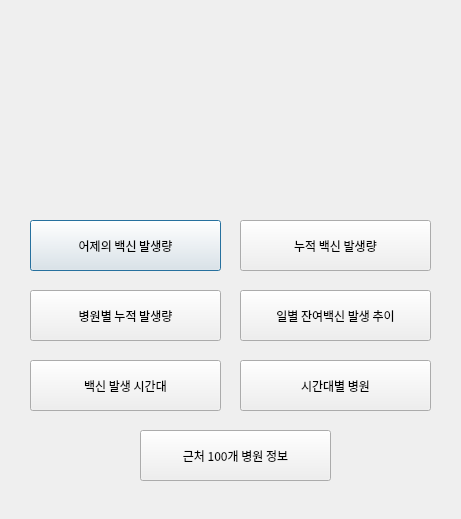
<?xml version="1.0" encoding="UTF-8"?>
<ui version="4.0">
 <class>Dialog</class>
 <widget class="QDialog" name="Dialog">
  <property name="geometry">
   <rect>
    <x>0</x>
    <y>0</y>
    <width>461</width>
    <height>519</height>
   </rect>
  </property>
  <property name="font">
   <font>
    <family>경기천년제목 Light</family>
   </font>
  </property>
  <property name="windowTitle">
   <string>수집 결과 확인</string>
  </property>
  <property name="windowIcon">
   <iconset resource="testResource.qrc">
    <normaloff>:/background/로고_아이콘.png</normaloff>:/background/로고_아이콘.png</iconset>
  </property>
  <widget class="QPushButton" name="pushButton">
   <property name="geometry">
    <rect>
     <x>30</x>
     <y>220</y>
     <width>191</width>
     <height>51</height>
    </rect>
   </property>
   <property name="text">
    <string>어제의 백신 발생량</string>
   </property>
  </widget>
  <widget class="QPushButton" name="pushButton_2">
   <property name="geometry">
    <rect>
     <x>240</x>
     <y>220</y>
     <width>191</width>
     <height>51</height>
    </rect>
   </property>
   <property name="text">
    <string>누적 백신 발생량</string>
   </property>
  </widget>
  <widget class="QPushButton" name="pushButton_3">
   <property name="geometry">
    <rect>
     <x>30</x>
     <y>290</y>
     <width>191</width>
     <height>51</height>
    </rect>
   </property>
   <property name="text">
    <string>병원별 누적 발생량</string>
   </property>
  </widget>
  <widget class="QPushButton" name="pushButton_4">
   <property name="geometry">
    <rect>
     <x>240</x>
     <y>290</y>
     <width>191</width>
     <height>51</height>
    </rect>
   </property>
   <property name="text">
    <string>일별 잔여백신 발생 추이</string>
   </property>
  </widget>
  <widget class="QPushButton" name="pushButton_5">
   <property name="geometry">
    <rect>
     <x>30</x>
     <y>360</y>
     <width>191</width>
     <height>51</height>
    </rect>
   </property>
   <property name="text">
    <string>백신 발생 시간대</string>
   </property>
  </widget>
  <widget class="QPushButton" name="pushButton_6">
   <property name="geometry">
    <rect>
     <x>240</x>
     <y>360</y>
     <width>191</width>
     <height>51</height>
    </rect>
   </property>
   <property name="text">
    <string>시간대별 병원</string>
   </property>
  </widget>
  <widget class="QPushButton" name="pushButton_7">
   <property name="geometry">
    <rect>
     <x>140</x>
     <y>430</y>
     <width>191</width>
     <height>51</height>
    </rect>
   </property>
   <property name="text">
    <string>근처 100개 병원 정보</string>
   </property>
  </widget>
  <widget class="QLabel" name="label">
   <property name="geometry">
    <rect>
     <x>170</x>
     <y>90</y>
     <width>111</width>
     <height>91</height>
    </rect>
   </property>
   <property name="text">
    <string/>
   </property>
   <property name="pixmap">
    <pixmap resource="testResource.qrc">:/background/로고_연한거 (1).png</pixmap>
   </property>
  </widget>
  <widget class="QLabel" name="label_2">
   <property name="geometry">
    <rect>
     <x>110</x>
     <y>-10</y>
     <width>431</width>
     <height>291</height>
    </rect>
   </property>
   <property name="text">
    <string/>
   </property>
   <property name="pixmap">
    <pixmap resource="testResource.qrc">:/background/bg_2.png</pixmap>
   </property>
  </widget>
  <widget class="QLabel" name="label_3">
   <property name="geometry">
    <rect>
     <x>40</x>
     <y>0</y>
     <width>411</width>
     <height>601</height>
    </rect>
   </property>
   <property name="text">
    <string/>
   </property>
   <property name="pixmap">
    <pixmap resource="testResource.qrc">:/background/bg-Light Gray.png</pixmap>
   </property>
  </widget>
  <zorder>label_3</zorder>
  <zorder>label_2</zorder>
  <zorder>pushButton</zorder>
  <zorder>pushButton_2</zorder>
  <zorder>pushButton_3</zorder>
  <zorder>pushButton_4</zorder>
  <zorder>pushButton_5</zorder>
  <zorder>pushButton_6</zorder>
  <zorder>pushButton_7</zorder>
  <zorder>label</zorder>
 </widget>
 <resources>
  <include location="testResource.qrc"/>
 </resources>
 <connections>
  <connection>
   <sender>pushButton</sender>
   <signal>clicked()</signal>
   <receiver>Dialog</receiver>
   <slot>result_1()</slot>
   <hints>
    <hint type="sourcelabel">
     <x>63</x>
     <y>230</y>
    </hint>
    <hint type="destinationlabel">
     <x>26</x>
     <y>187</y>
    </hint>
   </hints>
  </connection>
  <connection>
   <sender>pushButton_2</sender>
   <signal>clicked()</signal>
   <receiver>Dialog</receiver>
   <slot>result_2()</slot>
   <hints>
    <hint type="sourcelabel">
     <x>414</x>
     <y>232</y>
    </hint>
    <hint type="destinationlabel">
     <x>19</x>
     <y>116</y>
    </hint>
   </hints>
  </connection>
  <connection>
   <sender>pushButton_3</sender>
   <signal>clicked()</signal>
   <receiver>Dialog</receiver>
   <slot>result_3()</slot>
   <hints>
    <hint type="sourcelabel">
     <x>48</x>
     <y>312</y>
    </hint>
    <hint type="destinationlabel">
     <x>20</x>
     <y>313</y>
    </hint>
   </hints>
  </connection>
  <connection>
   <sender>pushButton_4</sender>
   <signal>clicked()</signal>
   <receiver>Dialog</receiver>
   <slot>result_4()</slot>
   <hints>
    <hint type="sourcelabel">
     <x>399</x>
     <y>321</y>
    </hint>
    <hint type="destinationlabel">
     <x>20</x>
     <y>58</y>
    </hint>
   </hints>
  </connection>
  <connection>
   <sender>pushButton_5</sender>
   <signal>clicked()</signal>
   <receiver>Dialog</receiver>
   <slot>result_5()</slot>
   <hints>
    <hint type="sourcelabel">
     <x>85</x>
     <y>388</y>
    </hint>
    <hint type="destinationlabel">
     <x>21</x>
     <y>385</y>
    </hint>
   </hints>
  </connection>
  <connection>
   <sender>pushButton_6</sender>
   <signal>clicked()</signal>
   <receiver>Dialog</receiver>
   <slot>result_6()</slot>
   <hints>
    <hint type="sourcelabel">
     <x>413</x>
     <y>398</y>
    </hint>
    <hint type="destinationlabel">
     <x>14</x>
     <y>446</y>
    </hint>
   </hints>
  </connection>
  <connection>
   <sender>pushButton_7</sender>
   <signal>clicked()</signal>
   <receiver>Dialog</receiver>
   <slot>result_7()</slot>
   <hints>
    <hint type="sourcelabel">
     <x>259</x>
     <y>450</y>
    </hint>
    <hint type="destinationlabel">
     <x>18</x>
     <y>490</y>
    </hint>
   </hints>
  </connection>
 </connections>
 <slots>
  <slot>result_1()</slot>
  <slot>result_2()</slot>
  <slot>result_3()</slot>
  <slot>result_4()</slot>
  <slot>result_5()</slot>
  <slot>result_6()</slot>
  <slot>result_7()</slot>
 </slots>
</ui>
